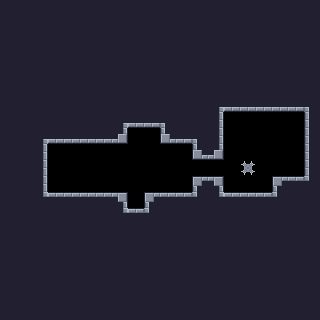

A 2D game scene composited from a Tiled map and its tileset images. What follows is a short description and the map's XML, with every tile layer's data as written:
An orthogonal 20x20 tile map with 16x16 px tiles, 1 tile layer (Tile Layer 1) and 7 objects (3x Pushable, 2x Attachable, Controllable, Victory).

<map version="1.9" tiledversion="1.9.0" orientation="orthogonal" renderorder="right-down" width="20" height="20" tilewidth="16" tileheight="16" infinite="0" nextlayerid="4" nextobjectid="21">
 <tileset firstgid="1" source="../tilesets/default_tileset.tsx" />
 <layer id="1" name="Tile Layer 1" width="20" height="20">
  <data encoding="csv">
18,18,18,18,18,18,18,18,18,18,18,18,18,18,18,18,18,18,18,18,
18,18,18,18,18,18,18,18,18,18,18,18,18,18,18,18,18,18,18,18,
18,18,18,18,18,18,18,18,18,18,18,18,18,18,18,18,18,18,18,18,
18,18,18,18,18,18,18,18,18,18,18,18,18,18,18,18,18,18,18,18,
18,18,18,18,18,18,18,18,18,18,18,18,18,18,18,18,18,18,18,18,
18,18,18,18,18,18,18,18,18,18,18,18,18,18,18,18,18,18,18,18,
18,18,18,18,18,18,18,18,18,18,18,18,18,4,34,34,34,34,34,5,
18,18,18,18,18,18,18,4,34,34,5,18,18,19,0,0,0,0,0,17,
18,18,4,34,34,34,34,35,0,0,33,34,5,19,0,0,0,0,0,17,
18,18,19,0,0,0,0,0,0,0,0,0,33,35,0,0,0,0,0,17,
18,18,19,0,0,0,0,0,0,0,0,0,0,0,0,8,0,0,0,17,
18,18,19,0,0,0,0,0,0,0,0,0,1,3,0,0,0,1,2,21,
18,18,20,2,2,2,2,3,0,1,2,2,21,20,2,2,2,21,18,18,
18,18,18,18,18,18,18,20,2,21,18,18,18,18,18,18,18,18,18,18,
18,18,18,18,18,18,18,18,18,18,18,18,18,18,18,18,18,18,18,18,
18,18,18,18,18,18,18,18,18,18,18,18,18,18,18,18,18,18,18,18,
18,18,18,18,18,18,18,18,18,18,18,18,18,18,18,18,18,18,18,18,
18,18,18,18,18,18,18,18,18,18,18,18,18,18,18,18,18,18,18,18,
18,18,18,18,18,18,18,18,18,18,18,18,18,18,18,18,18,18,18,18,
18,18,18,18,18,18,18,18,18,18,18,18,18,18,18,18,18,18,18,18
</data>
 </layer>
 <objectgroup id="2" name="Object Layer 1">
  <object id="4" name="Controllable" gid="256" x="80" y="176" width="16" height="16">
   <properties>
    <property name="sprite" value="player" />
    <property name="type" value="controllable" />
   </properties>
  </object>
  <object id="11" name="Attachable" gid="255" x="144" y="144" width="16" height="16">
   <properties>
    <property name="sprite" value="attachable" />
    <property name="type" value="attachable" />
   </properties>
  </object>
  <object id="12" name="Pushable" gid="254" x="160" y="160" width="16" height="16">
   <properties>
    <property name="sprite" value="crate" />
    <property name="type" value="pushable" />
   </properties>
  </object>
  <object id="13" name="Pushable" gid="254" x="160" y="192" width="16" height="16">
   <properties>
    <property name="sprite" value="crate" />
    <property name="type" value="pushable" />
   </properties>
  </object>
  <object id="14" name="Pushable" gid="254" x="160" y="176" width="16" height="16">
   <properties>
    <property name="sprite" value="crate" />
    <property name="type" value="pushable" />
   </properties>
  </object>
  <object id="19" name="Attachable" gid="255" x="128" y="208" width="16" height="16">
   <properties>
    <property name="sprite" value="attachable" />
    <property name="type" value="attachable" />
   </properties>
  </object>
  <object id="20" name="Victory" gid="253" x="272" y="144" width="16" height="16">
   <properties>
    <property name="sprite" value="cake" />
    <property name="type" value="victory" />
   </properties>
  </object>
 </objectgroup>
</map>
